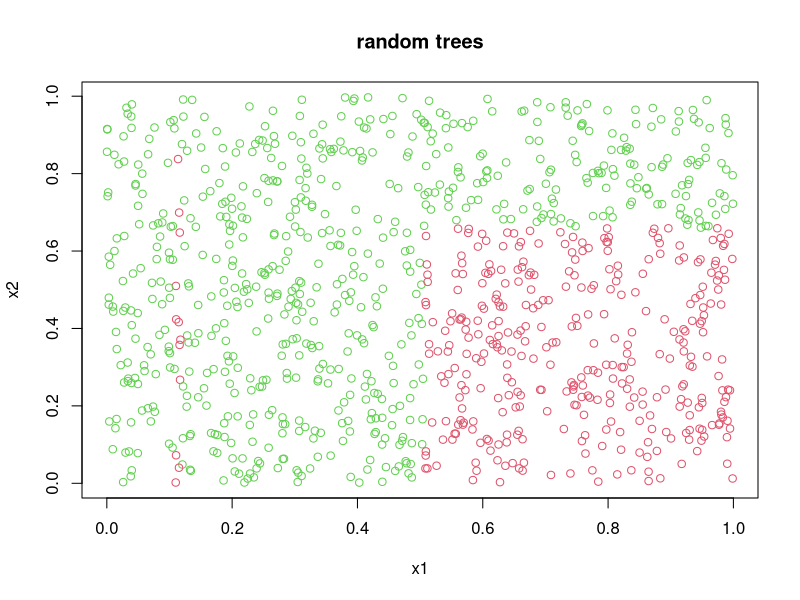
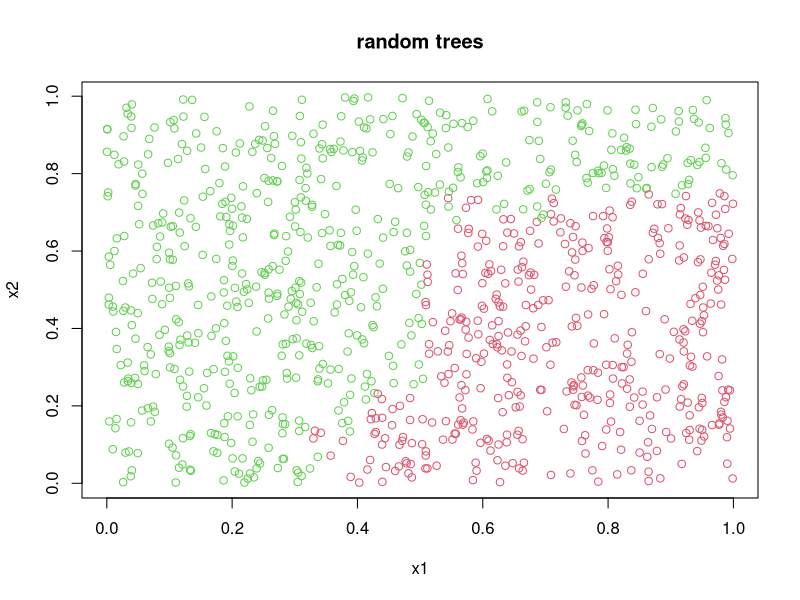
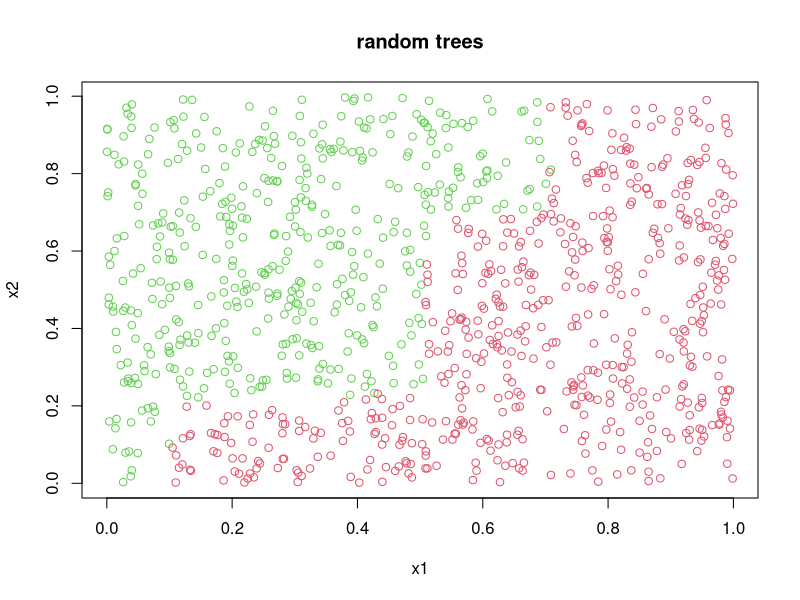
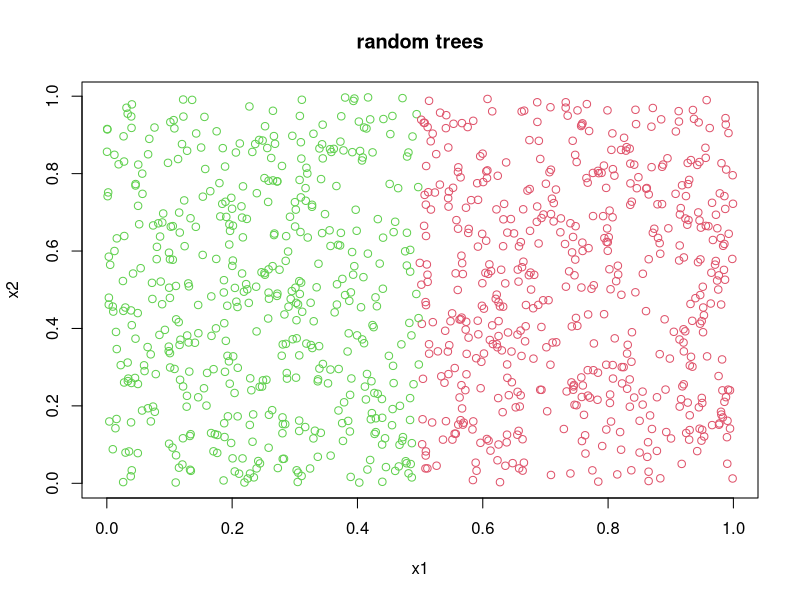
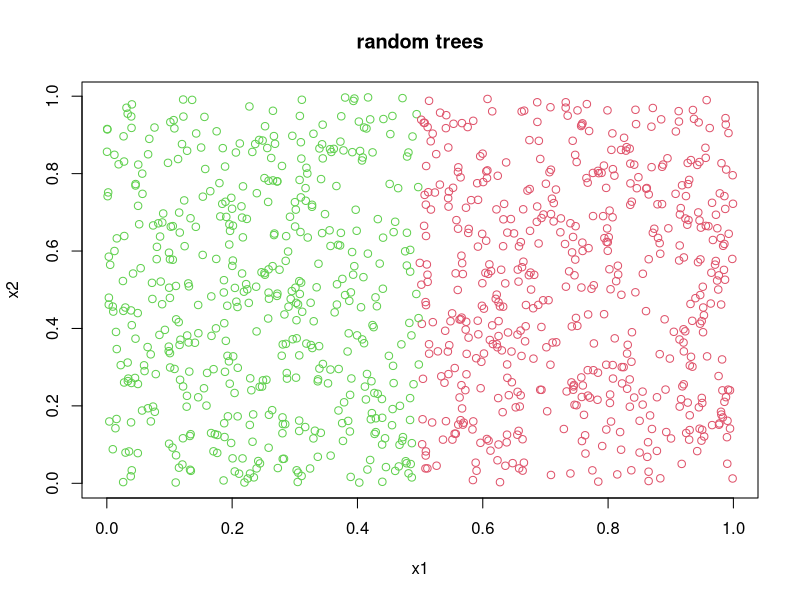
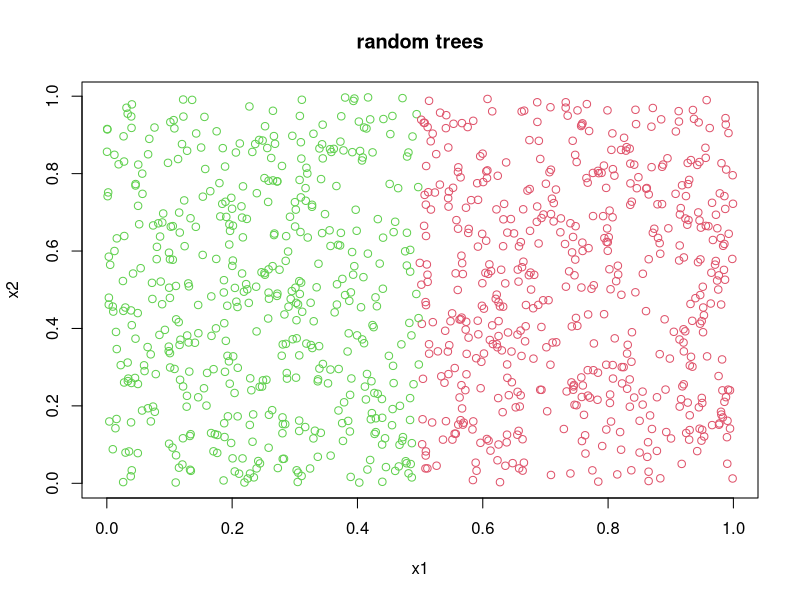
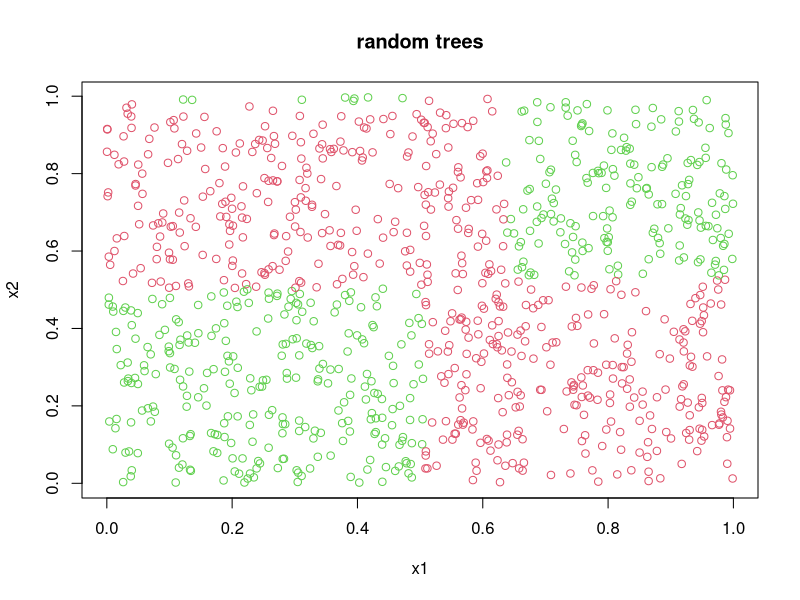
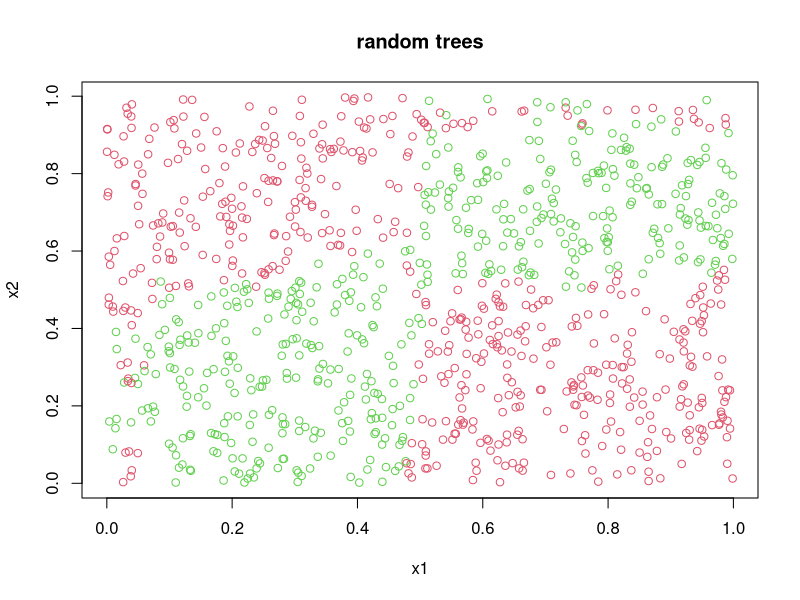

These figures' R source, in order:
# Load necessary library
library(randomForest)

generate_train_test_data <- function(size,condition) {
  # Check the arguments
  if ( !is.numeric(size) ) {
    stop("The argument size should be numeric type.")
  }
  conditions <- c("x1<x2", "x1<0.5", "(x1<0.5 & x2<0.5) | (x1>0.5 & x2>0.5)")
  if ( !condition %in% conditions) {
    stop("The argument condition should be one of those: `x1<x2`, `x1<0.5`, `(x1<0.5 & x2<0.5) | (x1>0.5 & x2>0.5)`.")
  }

  # Set seed for reproducibility
  set.seed(1234)

  # Generate dataset
  x1 <- runif(size)
  x2 <- runif(size)
  #datasets <- cbind(x1, x2)
  y <- as.numeric(eval(parse(text=condition)))
  #true_labels <- as.factor(y)
  datasets <- data.frame(x1=x1, x2=x2, true_labels=as.factor(y))
  return(datasets)
}

# Function to train and predict with random forest
train_and_predict <- function(train_dataset,test_dataset,ntree,nodesize) {
  rf_model <- randomForest(true_labels ~ ., data = train_dataset, ntree = ntree, nodesize = nodesize, keep.forest = TRUE)
  predicted_labels <- predict(rf_model, newdata = test_dataset)
  mean_mis_error <- mean(predicted_labels != test_dataset$true_labels)
  var_mis_error <- var(predicted_labels != test_dataset$true_labels)
  return(list(predicted_labels=predicted_labels,mean_mis_error=mean_mis_error,var_mis_error=var_mis_error))
}

# Initialize variables
ntrees <- c(1, 10, 100)
nodesizes <- c(25, 12)

# Train and predict for 1, 10, and 100 trees with condition "x1<x2" and nodesize=25
results_list1 <- list()
train_dataset1 <- generate_train_test_data(size = 100, condition = 'x1<x2' )
test_dataset1 <- generate_train_test_data(size = 1000, condition = 'x1<x2' )
for ( i in 1:length(ntrees) ) {
  results_list1$ntrees[i] <- ntrees[i]
  rf_model_results1 <- train_and_predict(train_dataset = train_dataset1, test_dataset = test_dataset1, ntree = ntrees[i], nodesize = nodesizes[1])
  results_list1$mean_misclassification_error[i] <- rf_model_results1$mean_mis_error
  results_list1$variance_misclassification_error[i] <- rf_model_results1$var_mis_error
  plot(test_dataset1$x1,test_dataset1$x2,col=(as.numeric(rf_model_results1$predicted_labels)+1), main = "random trees", xlab="x1", ylab="x2")
}
results_df1 <- as.data.frame(results_list1)
cat("Train and predict for 1, 10, and 100 trees with condition \"x1<x2\" and nodesize=25")
print(results_df1)



# Train and predict for 1, 10, and 100 trees with condition "x1<0.5" and nodesize=25
results_list2 <- list()
train_dataset2 <- generate_train_test_data(size = 100, condition = 'x1<0.5' )
test_dataset2 <- generate_train_test_data(size = 1000, condition = 'x1<0.5' )
for ( i in 1:length(ntrees) ) {
  results_list2$ntrees[i] <- ntrees[i]
  rf_model_results2 <- train_and_predict(train_dataset = train_dataset2, test_dataset = test_dataset2, ntree = ntrees[i], nodesize = nodesizes[1])
  results_list2$mean_misclassification_error[i] <- rf_model_results2$mean_mis_error
  results_list2$variance_misclassification_error[i] <- rf_model_results2$var_mis_error
  plot(test_dataset2$x1,test_dataset2$x2,col=(as.numeric(rf_model_results2$predicted_labels)+1), main = "random trees", xlab="x1", ylab="x2")
}
results_df2 <- as.data.frame(results_list2)
cat("Train and predict for 1, 10, and 100 trees with condition \"x1<0.5\" and nodesize=25")
print(results_df2)

# Train and predict for 1, 10, and 100 trees with condition "(x1<0.5 & x2<0.5) | (x1>0.5 & x2>0.5)" and nodesize=12
results_list3 <- list()
train_dataset3 <- generate_train_test_data(size = 100, condition = '(x1<0.5 & x2<0.5) | (x1>0.5 & x2>0.5)' )
test_dataset3 <- generate_train_test_data(size = 1000, condition = '(x1<0.5 & x2<0.5) | (x1>0.5 & x2>0.5)' )
for ( i in 1:length(ntrees) ) {
  results_list3$ntrees[i] <- ntrees[i]
  rf_model_results3 <- train_and_predict(train_dataset = train_dataset3, test_dataset = test_dataset3, ntree = ntrees[i], nodesize = nodesizes[2])
  results_list3$mean_misclassification_error[i] <- rf_model_results3$mean_mis_error
  results_list3$variance_misclassification_error[i] <- rf_model_results3$var_mis_error
  plot(test_dataset3$x1,test_dataset3$x2,col=(as.numeric(rf_model_results3$predicted_labels)+1), main = "random trees", xlab="x1", ylab="x2")
}
results_df3 <- as.data.frame(results_list3)
cat("Train and predict for 1, 10, and 100 trees with condition \"(x1<0.5 & x2<0.5) | (x1>0.5 & x2>0.5)\" and nodesize=12")
print(results_df3)

